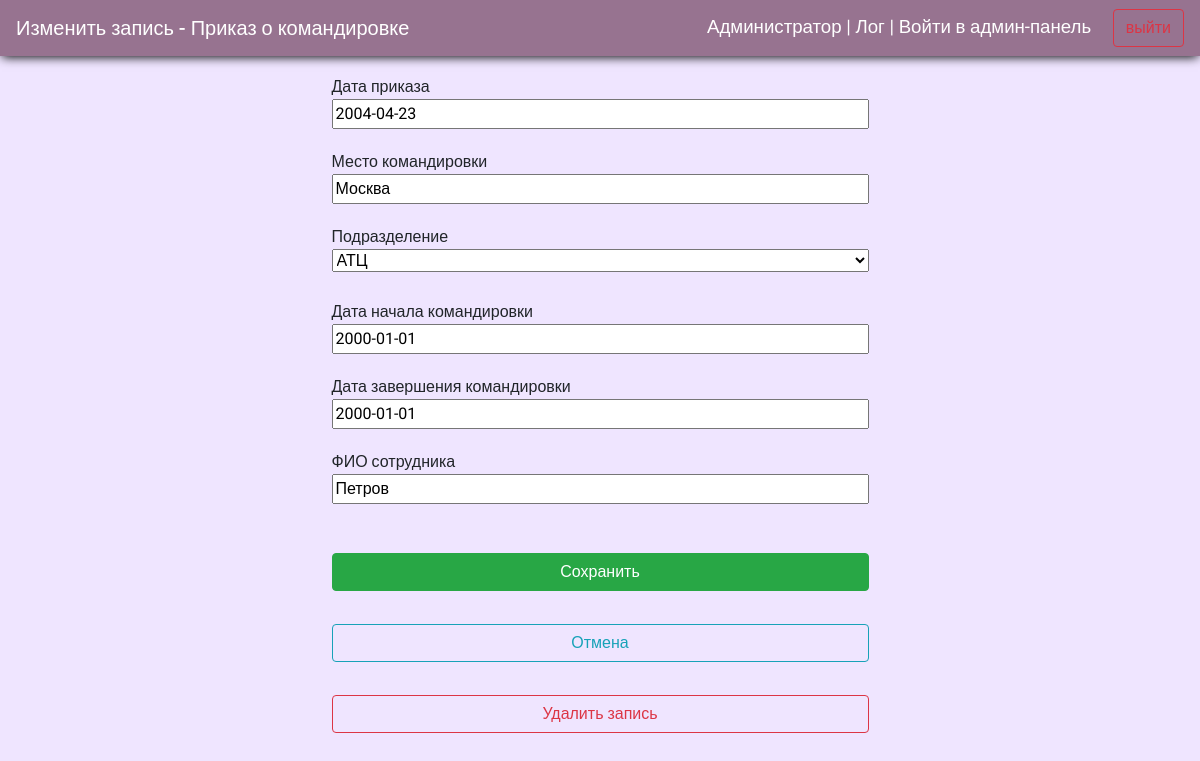
The app's page /journals/orders_of_BTrip/2/upd (signed in) with its own data.
### reg_jounals/models.py (models this page shows, shortened)
class OrdersOfBTrip(models.Model):
    bt_number = models.CharField(max_length=5, help_text="Введите номер приказа", verbose_name="Номер приказа", db_index=True)
    bt_date = models.DateField(help_text="Введите дату приказа", verbose_name="Дата приказа", db_index=True)
    bt_dep = models.ForeignKey('Departments', on_delete=models.CASCADE, verbose_name="Подразделение ", default="1")
    bt_place = models.CharField(max_length=256, help_text="Введите место командировки", verbose_name="Место командировки", db_index=True)
    bt_emloyer = models.CharField(max_length=256, help_text="Введите ФИО сотрудника", verbose_name="ФИО сотрудника", db_index=True)
    bt_dur_from = models.DateField(default='2000-01-01',help_text="Введите дату начала командировки", verbose_name="Дата начала командировки", db_index=True)
    bt_dur_to = models.DateField(default='2000-01-01',help_text="Введите дату завершения командировки", verbose_name="Дата завершения командировки", db_index=True)
    bt_res_officer = models.CharField(blank=True, editable=False,  max_length=256, help_text="Сотрудник, который внес документ в систему ", verbose_name='Ответственный сотрудник')
    class Meta:
        ordering = ["id"]
        verbose_name = 'Приказ о командировке'
        verbose_name_plural = 'Приказы о командировках'

### reg_jounals/views.py (the view, shortened to what this page needs)
# urls.py: path('orders_of_BTrip/<int:id>/upd', views.upd_OrderOfBTrip, name='orders_of_BTrip_upd_url'),
def upd_OrderOfBTrip(request, id):
    if request.user.is_authenticated:
        if request.method == "GET":
            order = OrdersOfBTrip.objects.get(id__iexact=id)
            bound_form = OrdersOfBTrip_form(instance=order)
            return render(request, 'reg_jounals/OrdersOfBTrip_upd.html', context={'form':bound_form, 'order':order})
        return render(request, 'reg_jounals/OrdersOfBTrip_add.html', context={'form':order_form})

### reg_jounals/forms.py (shortened to what this page needs)
class OrdersOfBTrip_form(forms.ModelForm):
    class Meta:
        model = OrdersOfBTrip
        fields = [
    'bt_date',
    'bt_place',
    'bt_dep',
    'bt_dur_from',
    'bt_dur_to',
    'bt_emloyer'
    ]

### reg_jounals/models.py (called while the page is built)
    def __str__(self):
        doc_fullname = self.dep_name
        return doc_fullname

### reg_jounals/templates/reg_jounals/OrdersOfBTrip_upd.html (shortened to what this page needs)
{% extends "reg_jounals/index.html" %}
{%block header%}Изменить запись - Приказ о командировке{% endblock %}
{%block content%}
<form class="add_form" action="" method="post">
  {% for field in form %}
  <p>{{field.label}}{{ field }}</p>
  {% endfor%}
  <input class="btn btn-success" type="submit" value="Сохранить" />
  <a class="btn btn-outline-info" href="..">Отмена</a>
  <a class="btn btn-outline-danger" id="sure_btn" onclick="OpenSureDialog()">Удалить запись</a>
</form>
{%endblock%}

### reg_jounals/templates/reg_jounals/index.html (shortened to what this page needs)
<!DOCTYPE html>
<html  lang="en">
<head>
  {%load static%}
  <link rel="stylesheet" href="{% static 'css/style.css'%}">
  <link rel="stylesheet" href="{% static 'css/VacList.css'%}">
  <link rel="stylesheet" href="https://cdn.jsdelivr.net/npm/bootstrap@4.5.3/dist/css/bootstrap.min.css">
</head>
<body onload="TextDisabled()">
  <header>
    <nav class="navbar navbar-light ">
    <span class="navbar-brand mb-0 h1">{%block header%} {%endblock%}</span><span style="text-align: right; float: right;font-size: 14pt;">  {{ user.first_name }} {% if request.user.is_superuser%}  <a style="color:white;" href="{% url 'logfile' %}">| Лог |</a> <a style="color:white;" href="/admin/">Войти в админ-панель</a>{%endif%} <a class="btn btn-outline-danger" style="margin-left: 17px;" href="{% url 'logout'%}">выйти</a></span>
  </header>
<div class="container">
    {%block content%}{%endblock%}
  </div>
</body>
</html>

### reg_jounals/static/css/style.css (style rules this page uses)
* { font-family: 'Roboto', sans-serif; }
body { background: #white !important; background-color: #efe5ff !important; }
.navbar-light .navbar-brand { color: rgb(255 255 255) !important; }
.add_form { display: grid; grid-template-rows: repeat(5, 42px); grid-template-columns: repeat(1, 100%); grid-gap: 33px; padding: 9px; width: 50%; margin: 0 auto; }
.add_form input { width: 100%; }
.add_form select { width: 100%; }
.add_form a { width: 100%; }
.container { margin-top: 10px; }
.navbar { color: white; background: #977390; box-shadow: 0 3px 10px -2px black; }

### records on screen
OrdersOfBTrip: form "2004-04-23" "Москва" "АТЦ" "2000-01-01" "2000-01-01" "Петров"

### other values on screen
{{ user.first_name }} "Администратор"
{{ field.label }} "Дата приказа" "Место командировки" "Подразделение" "Дата начала командировки" "Дата завершения командировки" "ФИО сотрудника"
